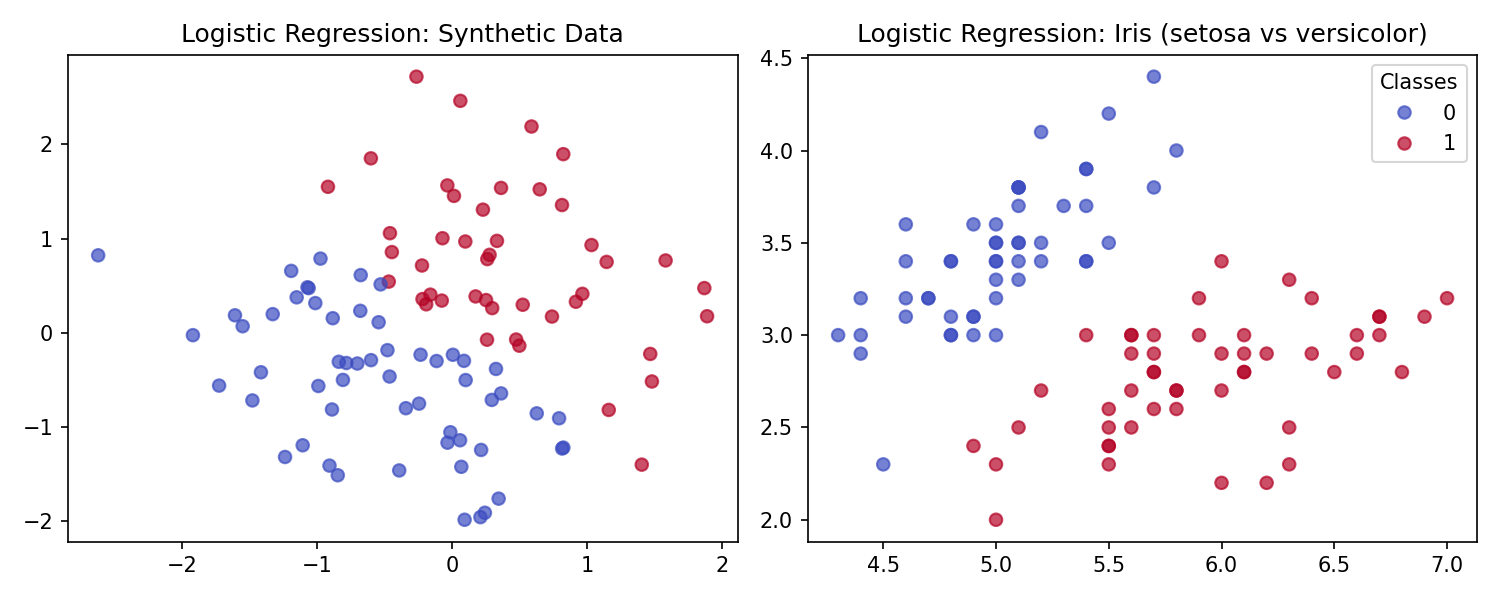

The Python source for this figure:
"""
Демонстрация LogisticRegression на синтетических данных и Iris (бинарная задача).
"""
import numpy as np
import matplotlib.pyplot as plt
from regressions import LogisticRegression

print("=== Синтетические данные (бинарная классификация) ===")
np.random.seed(42)
X = np.random.randn(100, 2)
y = (X[:, 0] + X[:, 1] > 0).astype(int)  

model = LogisticRegression(learning_rate=1.0, n_iterations=1000, normalize='zscore')
model.fit(X, y)

print(f"Accuracy: {model.score(X, y):.4f}")
print(f"Веса: {model.w}")

plt.figure(figsize=(10, 4))
plt.subplot(1, 2, 1)
plt.scatter(X[:, 0], X[:, 1], c=y, cmap='coolwarm', alpha=0.7)
plt.title("Logistic Regression: Synthetic Data")

print("\n=== Iris Dataset (setosa vs versicolor) ===")
try:
    from sklearn.datasets import load_iris
    iris = load_iris()
    idx = iris.target != 2 
    X_iris = iris.data[idx, :2] 
    y_iris = iris.target[idx]

    model_iris = LogisticRegression(learning_rate=1.0, n_iterations=1000, normalize='zscore')
    model_iris.fit(X_iris, y_iris)

    print(f"Accuracy на Iris: {model_iris.score(X_iris, y_iris):.4f}")
    
    plt.subplot(1, 2, 2)
    scatter = plt.scatter(X_iris[:, 0], X_iris[:, 1], c=y_iris, cmap='coolwarm', alpha=0.7)
    plt.title("Logistic Regression: Iris (setosa vs versicolor)")
    plt.legend(*scatter.legend_elements(), title="Classes")

    plt.tight_layout()
    plt.savefig("logistic_demo.png", dpi=150)
    plt.show()

except ImportError:
    print("sklearn не установлен — пропускаем Iris.")

print("\n Логистическая регрессия успешно протестирована!")